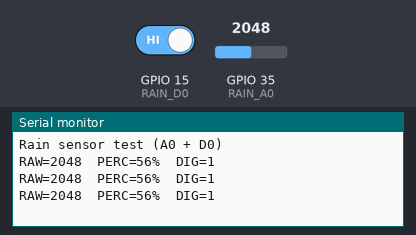
Simulated run of this sketch. Board: ESP32. Parts: the last lines printed to the serial monitor. Inputs (shaded band) come from the test bench; at power-on: GPIO 35 (RAIN_A0) = 2048, GPIO 15 (RAIN_D0) HIGH.

Above: at 1.3 s.
1.4 s: GPIO 35 (RAIN_A0) set to 2866
At 1.9 s:
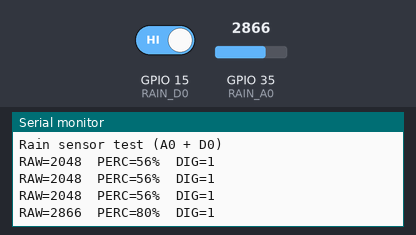
2.9 s: GPIO 15 (RAIN_D0) driven LOW
At 3.4 s:
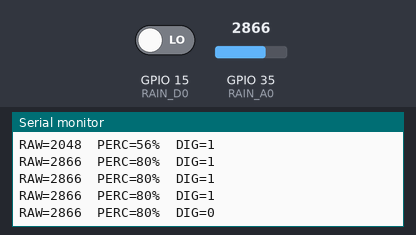
4.4 s: GPIO 35 (RAIN_A0) set to 3603
At 4.9 s:
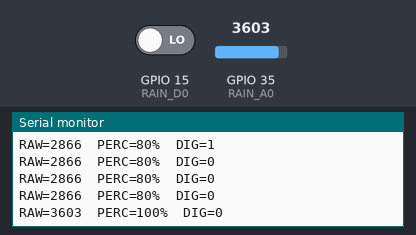
5.9 s: GPIO 15 (RAIN_D0) driven HIGH
At 6.4 s:
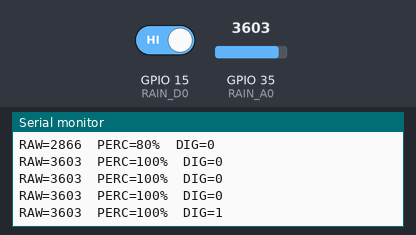
Timing chart, 0 to 8.4 s (numbered marks = the images above; inputs shaded):
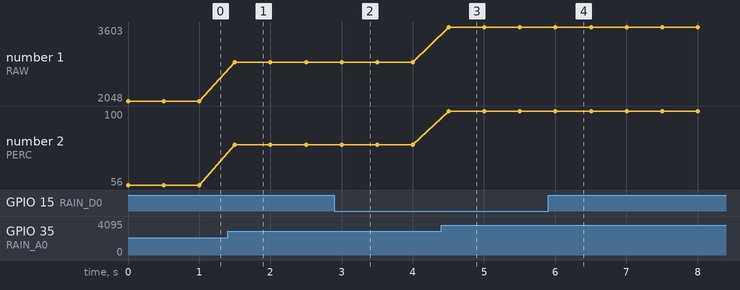

Measured:
- after the input at 1.4 s, the serial monitor: prints a new line after 0.10 s (image 1)
- after the input at 2.9 s, the serial monitor: prints a new line after 0.10 s (image 2)
- after the input at 4.4 s, the serial monitor: prints a new line after 0.10 s (image 3)
- after the input at 5.9 s, the serial monitor: prints a new line after 0.10 s (image 4)
- plotted number 1: 2048 → 2866 after the input at 1.4 s, 2866 → 3603 after the input at 4.4 s
- plotted number 2: 56 → 80 after the input at 1.4 s, 80 → 100 after the input at 4.4 s

The sketch:

Rain_sensor_without_Blynk.ino
```cpp
const int RAIN_A0 = 35;  // analog
const int RAIN_D0 = 15;   // digital
const int DRY_RAW = 200;   // set by you after observing dry/wet
const int WET_RAW = 3500;  // set by you after observing fully wet

void setup(){
  Serial.begin(115200);
  analogSetPinAttenuation(RAIN_A0, ADC_11db);
  pinMode(RAIN_D0, INPUT);
  Serial.println("Rain sensor test (A0 + D0)");
}

int mapClamp(int val, int inMin, int inMax) {
  if (val <= inMin) return 0;
  if (val >= inMax) return 100;
  long v = map(val, inMin, inMax, 0, 100);
  return (int)v;
}

void loop(){
  int raw = analogRead(RAIN_A0); // 0..4095
  int d = digitalRead(RAIN_D0);
  int percent = mapClamp(raw, DRY_RAW, WET_RAW);
  Serial.printf("RAW=%d  PERC=%d%%  DIG=%d\n", raw, percent, d);
  delay(500);
}
```
